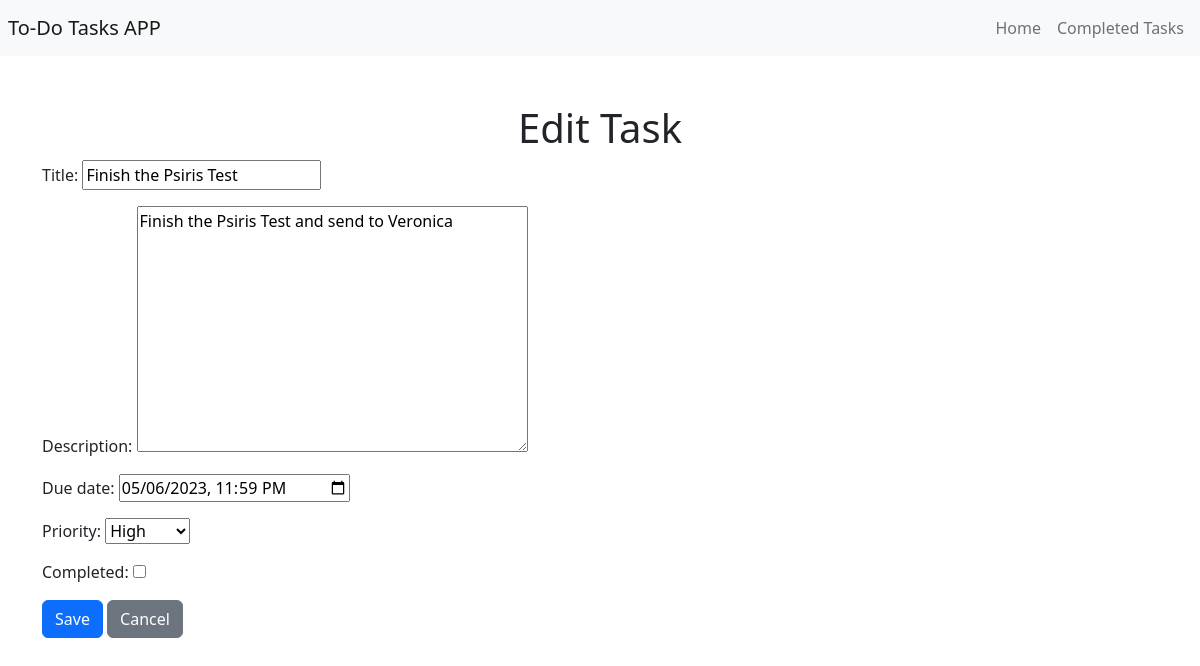
The page /edit/96/ on the database as committed earlier.
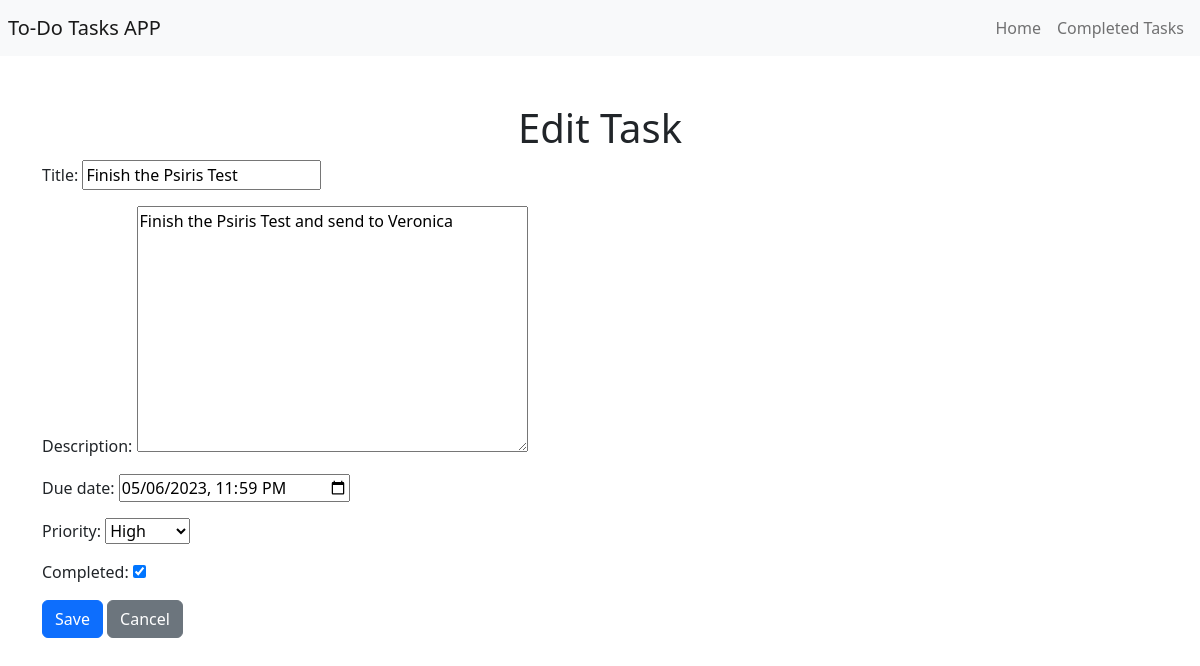
The same page on the database as committed later.
### todo/models.py (models this page shows, shortened)
class Task(models.Model):
    HIGH = 'H'
    MEDIUM = 'M'
    LOW = 'L'
    PRIORITY_CHOICES = [
        (HIGH, 'High'),
        (MEDIUM, 'Medium'),
        (LOW, 'Low'),
    ]
    title = models.CharField(max_length=200)
    description = models.TextField()
    due_date = models.DateTimeField(default=timezone.now)
    priority = models.CharField(max_length=1, choices=PRIORITY_CHOICES, default=MEDIUM)
    completed = models.BooleanField(default=False)

### todo/views.py (the view)
# urls.py: path('edit/<int:pk>/', views.task_edit, name='task_edit'),
def task_edit(request, pk):
    task = get_object_or_404(Task, pk=pk)
    if request.method == 'POST':
        form = TaskForm(request.POST, instance=task)
        if form.is_valid():
            form.save()
            return redirect('todo:task_detail', pk=task.pk)
    else:
        form = TaskForm(instance=task)
    return render(request, 'todo/task_form.html', {'form': form})

### todo/forms.py
class TaskForm(forms.ModelForm):
    class Meta:
        model = Task
        fields = ('title', 'description', 'due_date', 'priority', 'completed')
        widgets = {
            'due_date': forms.DateTimeInput(attrs={'type': 'datetime-local'})
        }

### todo/templates/todo/task_form.html (shortened to what this page needs)
{% extends "todo/base.html" %}
{% block content %}
  <h1>Edit Task</h1>
  <form method="post" class="task-form">
    <div class="form-group">
      {{ form.as_p }}
      <button type="submit" class="btn btn-primary">Save</button>
      <a href="{% url 'todo:task_list' %}" class="btn btn-secondary">Cancel</a>
    </div>
  </form>
{% endblock %}

Rows that differ between the two databases and show on the page:
changed Task "Finish the Psiris Test": completed "☐" → "☑"
